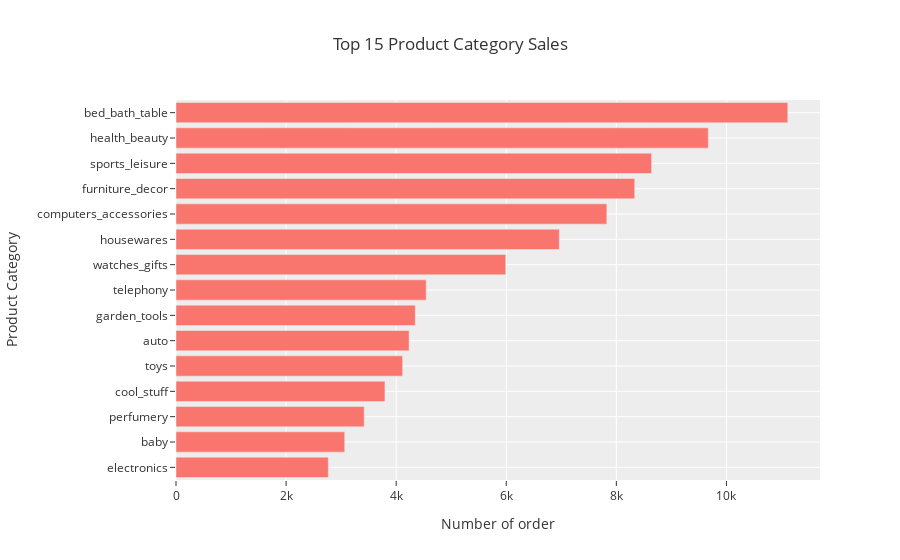

Notebook code for this chart:
### Code cell
# Top 10 product purchased based on category
df_grouped_category.sort_values(by=['order_count'], 
                                ascending=False, 
                                inplace=True
                               )
fig = px.bar(df_grouped_category.iloc[:15], x='order_count', orientation='h', y='product_category', template='ggplot2', title = "Top 15 Product Category Sales")
fig.update_yaxes(categoryorder='total ascending')
fig.update_yaxes(title='Product Category')
fig.update_xaxes(title='Number of order')
fig

### Figure 1 — Plotly figure (JSON) as saved in the notebook; plotly's stock layout.template omitted (floating-point values rounded to 4 significant figures)
{"data": [{"alignmentgroup": "True", "hovertemplate": "order_count=%{x}<br>product_category=%{y}<extra></extra>", "legendgroup": "", "marker": {"color": "#F8766D"}, "name": "", "offsetgroup": "", "orientation": "h", "showlegend": false, "textposition": "auto", "type": "bar", "x": [11115, 9670, 8641, 8334, 7827, 6964, 5991, 4545, 4347, 4235, 4117, 3796, 3419, 3065, 2767], "xaxis": "x", "y": ["bed_bath_table", "health_beauty", "sports_leisure", "furniture_decor", "computers_accessories", "housewares", "watches_gifts", "telephony", "garden_tools", "auto", "toys", "cool_stuff", "perfumery", "baby", "electronics"], "yaxis": "y"}], "layout": {"autosize": true, "barmode": "relative", "legend": {"tracegroupgap": 0}, "title": {"text": "Top 15 Product Category Sales"}, "xaxis": {"anchor": "y", "autorange": true, "domain": [0, 1], "range": [0, 11700], "title": {"text": "Number of order"}, "type": "linear"}, "yaxis": {"anchor": "x", "autorange": true, "categoryorder": "total ascending", "domain": [0, 1], "range": [-0.5, 14.5], "title": {"text": "Product Category"}, "type": "category"}}}
